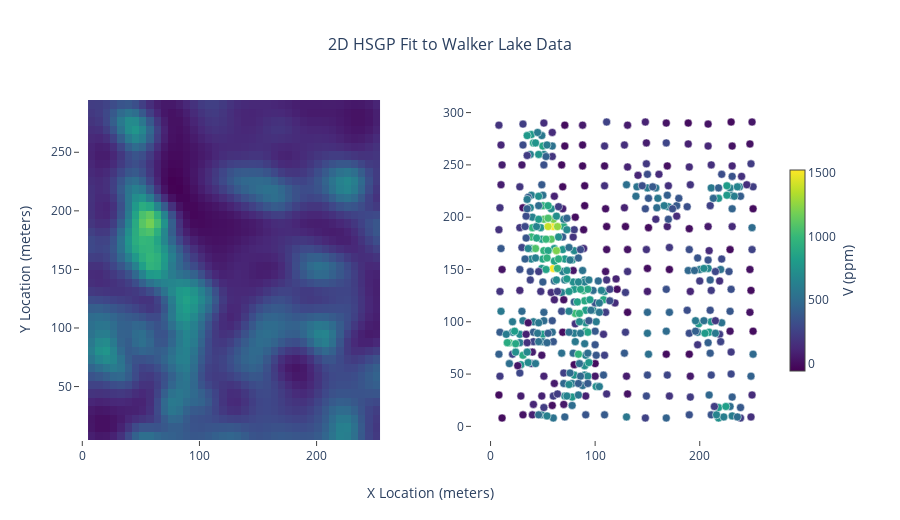

The notebook cell saved with this chart:
### Code cell
# Extract posterior mean and convert back to original scale
f_post_mean = posterior_pred_2d.posterior_predictive['f_pred'].mean(dim=['chain', 'draw']).values
f_post_mean_original = f_post_mean * y_std + y_mean
f_post_grid = f_post_mean_original.reshape(n_grid, n_grid)

# Determine shared color range
vmin = min(y_2d.min(), f_post_mean_original.min())
vmax = max(y_2d.max(), f_post_mean_original.max())

# Create side-by-side comparison with shared styling
make_subplots(
    rows=1, cols=2,
    subplot_titles=('HSGP Posterior Mean Surface', 'Observed Data Locations'),
    horizontal_spacing=0.12,
    vertical_spacing=0.08
).add_trace(
    go.Heatmap(
        z=f_post_grid,
        x=x1_grid,
        y=x2_grid,
        colorscale='Viridis',
        zmin=vmin,
        zmax=vmax,
        showscale=False,
        hovertemplate='X: %{x:.0f}m<br>Y: %{y:.0f}m<br>V: %{z:.1f} ppm<extra></extra>'
    ),
    row=1, col=1
).add_trace(
    go.Scatter(
        x=X_2d[:, 0],
        y=X_2d[:, 1],
        mode='markers',
        marker=dict(
            size=8,
            color=y_2d,
            colorscale='Viridis',
            cmin=vmin,
            cmax=vmax,
            showscale=True,
            colorbar=dict(
                title=dict(text='V (ppm)', side='right'),
                x=1.0,
                thickness=15,
                len=0.65,
                xpad=10
            ),
            line=dict(width=0.5, color='white')
        ),
        hovertemplate='X: %{x:.0f}m<br>Y: %{y:.0f}m<br>V: %{marker.color:.1f} ppm<extra></extra>'
    ),
    row=1, col=2
).update_xaxes(
    showgrid=False,
    zeroline=False,
    showline=False,
    ticks='outside',
    ticklen=5,
    row=1, col=1
).update_xaxes(
    showgrid=False,
    zeroline=False,
    showline=False,
    ticks='outside',
    ticklen=5,
    row=1, col=2
).update_yaxes(
    showgrid=False,
    zeroline=False,
    showline=False,
    ticks='outside',
    ticklen=5,
    scaleanchor='x',
    scaleratio=1,
    row=1, col=1
).update_yaxes(
    showgrid=False,
    zeroline=False,
    showline=False,
    ticks='outside',
    ticklen=5,
    scaleanchor='x2',
    scaleratio=1,
    row=1, col=2
).update_layout(
    title=dict(
        text='2D HSGP Fit to Walker Lake Data',
        x=0.5,
        xanchor='center',
        font=dict(size=16)
    ),
    height=520,
    plot_bgcolor='white',
    paper_bgcolor='white',
    showlegend=False,
    margin=dict(l=80, r=120, t=100, b=80),
    annotations=[
        dict(
            text='X Location (meters)',
            xref='paper', yref='paper',
            x=0.5, y=-0.12,
            xanchor='center', yanchor='top',
            showarrow=False,
            font=dict(size=14)
        ),
        dict(
            text='Y Location (meters)',
            xref='paper', yref='paper',
            x=-0.08, y=0.5,
            xanchor='center', yanchor='middle',
            textangle=-90,
            showarrow=False,
            font=dict(size=14)
        )
    ]
)

### Figure 1 — Plotly figure (JSON) as saved in the notebook; plotly's stock layout.template omitted (floating-point values rounded to 4 significant figures; data arrays with more than 128 entries replaced by an {"elided": "..."} marker saying what was removed)
{"data": [{"colorscale": [[0, "#440154"], [0.1111, "#482878"], [0.2222, "#3e4989"], [0.3333, "#31688e"], [0.4444, "#26828e"], [0.5556, "#1f9e89"], [0.6667, "#35b779"], [0.7778, "#6ece58"], [0.8889, "#b5de2b"], [1, "#fde725"]], "hovertemplate": "X: %{x:.0f}m<br>Y: %{y:.0f}m<br>V: %{z:.1f} ppm<extra></extra>", "showscale": false, "type": "heatmap", "x": [8.0, 14.23, 20.46, 26.69, 32.92, 39.15, 45.38, 51.62, 57.85, 64.08, 70.31, 76.54, 82.77, 89.0, 95.23, 101.5, 107.7, 113.9, 120.2, 126.4, 132.6, 138.8, 145.1, 151.3, 157.5, 163.8, 170.0, 176.2, 182.5, 188.7, 194.9, 201.2, 207.4, 213.6, 219.8, 226.1, 232.3, 238.5, 244.8, 251.0], "xaxis": "x", "y": [8.0, 15.26, 22.51, 29.77, 37.03, 44.28, 51.54, 58.79, 66.05, 73.31, 80.56, 87.82, 95.08, 102.3, 109.6, 116.8, 124.1, 131.4, 138.6, 145.9, 153.1, 160.4, 167.6, 174.9, 182.2, 189.4, 196.7, 203.9, 211.2, 218.4, 225.7, 232.9, 240.2, 247.5, 254.7, 262.0, 269.2, 276.5, 283.7, 291.0], "yaxis": "y", "z": {"elided": "40x40 float values"}, "zmax": 1528.0, "zmin": -52.93}, {"hovertemplate": "X: %{x:.0f}m<br>Y: %{y:.0f}m<br>V: %{marker.color:.1f} ppm<extra></extra>", "marker": {"cmax": 1528.0, "cmin": -52.93, "color": {"elided": "470 float values"}, "colorbar": {"len": 0.65, "thickness": 15, "title": {"side": "right", "text": "V (ppm)"}, "x": 1, "xpad": 10}, "colorscale": [[0, "#440154"], [0.1111, "#482878"], [0.2222, "#3e4989"], [0.3333, "#31688e"], [0.4444, "#26828e"], [0.5556, "#1f9e89"], [0.6667, "#35b779"], [0.7778, "#6ece58"], [0.8889, "#b5de2b"], [1, "#fde725"]], "line": {"color": "white", "width": 0.5}, "showscale": true, "size": 8}, "mode": "markers", "type": "scatter", "x": {"elided": "470 float values"}, "xaxis": "x2", "y": {"elided": "470 float values"}, "yaxis": "y2"}], "layout": {"annotations": [{"font": {"size": 14}, "showarrow": false, "text": "X Location (meters)", "x": 0.5, "xanchor": "center", "xref": "paper", "y": -0.12, "yanchor": "top", "yref": "paper"}, {"font": {"size": 14}, "showarrow": false, "text": "Y Location (meters)", "textangle": -90, "x": -0.08, "xanchor": "center", "xref": "paper", "y": 0.5, "yanchor": "middle", "yref": "paper"}], "height": 520, "margin": {"b": 80, "l": 80, "r": 120, "t": 100}, "paper_bgcolor": "white", "plot_bgcolor": "white", "showlegend": false, "title": {"font": {"size": 16}, "text": "2D HSGP Fit to Walker Lake Data", "x": 0.5, "xanchor": "center"}, "xaxis": {"anchor": "y", "domain": [0, 0.44], "showgrid": false, "showline": false, "ticklen": 5, "ticks": "outside", "zeroline": false}, "xaxis2": {"anchor": "y2", "domain": [0.56, 1], "showgrid": false, "showline": false, "ticklen": 5, "ticks": "outside", "zeroline": false}, "yaxis": {"anchor": "x", "domain": [0, 1], "scaleanchor": "x", "scaleratio": 1, "showgrid": false, "showline": false, "ticklen": 5, "ticks": "outside", "zeroline": false}, "yaxis2": {"anchor": "x2", "domain": [0, 1], "scaleanchor": "x2", "scaleratio": 1, "showgrid": false, "showline": false, "ticklen": 5, "ticks": "outside", "zeroline": false}}}
